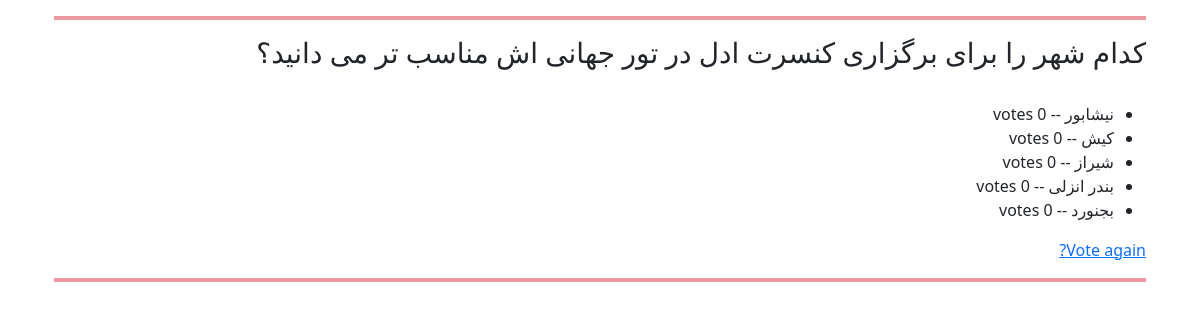
Screenshot of /polls/8/results/ with the database file from the repository.
### polls/models.py (models this page shows, shortened)
class Question(models.Model):
    question_text = models.CharField(max_length=200)
    pub_date = models.DateTimeField("date published")

class Choice(models.Model):
    question = models.ForeignKey(Question, on_delete=models.CASCADE)
    choice_text = models.CharField(max_length=200)
    votes = models.IntegerField(default=0)

### polls/views.py (the view)
# urls.py: path("<int:pk>/results/", views.ResultsView.as_view(), name="results"),
class ResultsView(generic.DetailView):
    model = Question
    template_name = "polls/results.html"

### polls/templates/polls/results.html
{% extends "polls/layout.html" %}
{% block content %}
<hr class="border border-danger border-2 opacity-50">
    <h3>{{ question.question_text }}</h3><br>
    <ul>
        {% for choice in question.choice_set.all %}
            <li>{{ choice.choice_text }} -- {{ choice.votes }} vote{{ choice.votes|pluralize }}</li>
        {% endfor %}
    </ul>
    <a href="{% url 'polls:detail' question.id %}">Vote again?</a>
    <hr class="border border-danger border-2 opacity-50">
{% endblock %}

### rows the page displays
Question: question_text "کدام شهر را برای برگزاری کنسرت ادل در تور جهانی اش مناسب تر می دانید؟"
Choice: choice_text "نیشابور"
Choice: choice_text "کیش"
Choice: choice_text "شیراز", votes "0"
Choice: choice_text "بندر انزلی"
Choice: choice_text "بجنورد"
